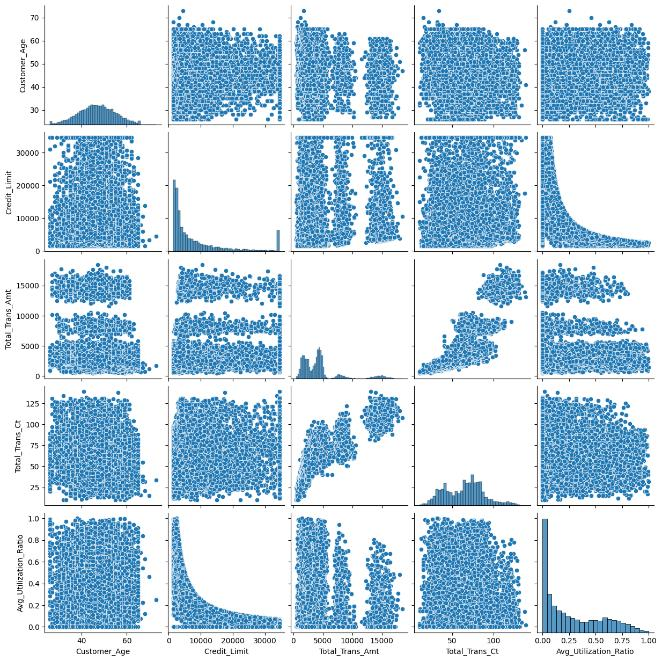
#> input picture MiniProject1/FIS_MiniProject_1/img/1.png, 662 x 661 px, given in place of 1.jpg, which was not available; the run also reads 2 pictures not shown here
$ jupyter execute --allow-errors fis_mp_2_3.ipynb   (shell and % lines are left out)   (text cells are left out)
#> lines starting #> are read from the running program, lines starting #| are printed output that depends on the picture; after the words box and inside, x2 and y2 are one past the last pixel; in counts of white or black regions, pixels touching at a corner belong together; pictures that were not available may be replaced by others from this repository, and a replacement may not be noted
[cell 1]
from PIL import Image, ImageDraw
import random

# [56 lines left out: function convertImageToBinary, not called in this run]

[cell 2]
from PIL import Image, ImageDraw
import random

def generate_noisy_images():
    """
    Generate noisy versions of a set of images and save them with new filenames.
    """
    image_paths = [
        "/content/1.jpg",
        "/content/2.jpg",
        "/content/3.jpg",
        "/content/4.jpg",
        "/content/5.jpg"
    ]

    for i, image_path in enumerate(image_paths, start=1):
        noisy_image_path = f"/content/noisy_{i}.jpg"
        apply_noise_to_image(image_path, noisy_image_path)
#> in apply_noise_to_image, image is the input picture: PIL image 662x661 RGB; mean R, G, B 190.4, 213.9, 228.5
        print(f"Noisy image saved: {noisy_image_path}")
#> pass 2 of the loop in generate_noisy_images, `for i, image_path in enumerate(image_paths, start=1):`:
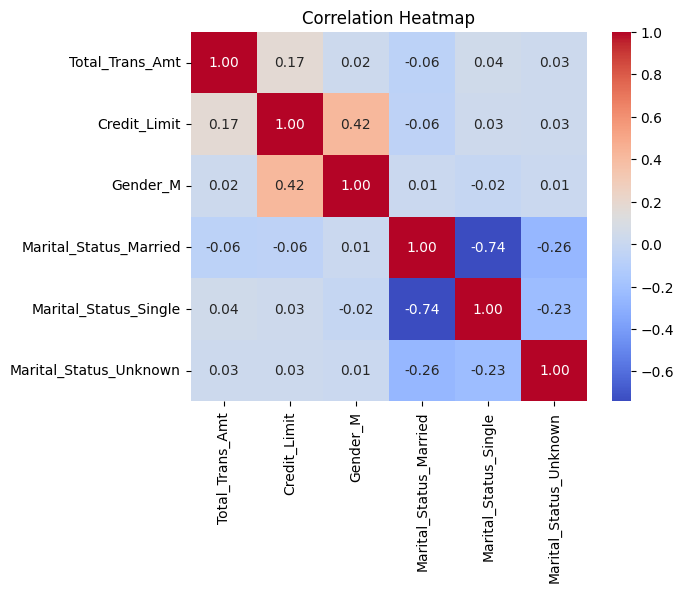
#> input picture MiniProject1/FIS_MiniProject_1/img/2.png, 684 x 592 px, given in place of 2.jpg, which was not available
#> in apply_noise_to_image, image is the input picture: PIL image 684x592 RGB; mean R, G, B 225.2, 217.4, 228.9
#> pass 3 of the loop in generate_noisy_images, `for i, image_path in enumerate(image_paths, start=1):`:
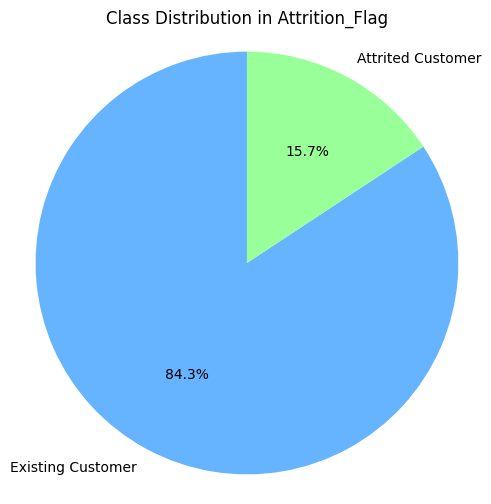
#> input picture MiniProject1/FIS_MiniProject_1/img/3.png, 491 x 504 px, given in place of 3.jpg, which was not available
#> in apply_noise_to_image, image is the input picture: PIL image 491x504 RGB; mean R, G, B 170.9, 216.7, 243.9
#> in apply_noise_to_image (call 3), `image.save(output_path, "JPEG")`:
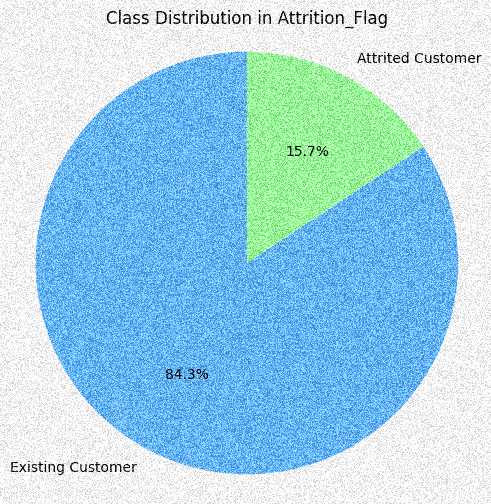
#> saved as noisy_3.jpg: PIL image 491x504 RGB; mean R, G, B 165.7, 210.3, 232.6
#> the loop made 5 passes; the first 3 are shown

def apply_noise_to_image(input_path, output_path, noise_factor=50):
    """
    Apply random noise to an image and save the modified version.

    Args:
        input_path (str): Path to the input image.
        output_path (str): Path to save the noisy image.
        noise_factor (int): Intensity of the noise added to the image.
    """
    # Open the input image
    image = Image.open(input_path)
    draw = ImageDraw.Draw(image)
    width, height = image.size
    pixels = image.load()

    for x in range(width):
        for y in range(height):
            noise = random.randint(-noise_factor, noise_factor)
            r, g, b = pixels[x, y]

            # Apply noise and keep values in the valid range (0-255)
            r = max(0, min(255, r + noise))
            g = max(0, min(255, g + noise))
            b = max(0, min(255, b + noise))

            draw.point((x, y), (r, g, b))

    # Save the modified image
    image.save(output_path, "JPEG")
    del draw  # Clean up

# Generate and save noisy images
generate_noisy_images()

[cell 3]
import numpy as np
import matplotlib.pyplot as plt
from PIL import Image

class HammingNetwork:
    # [31 lines left out: functions __init__, match, not called in this run]

def load_and_preprocess_image(filepath, size=(96, 96)):
    """
    Loads and preprocesses an image for the Hamming Network.

    Parameters:
        filepath: str, path to the image file.
        size: tuple, dimensions to resize the image to.

    Returns:
        np.array: Binary representation of the image (0s and 1s).
    """
    # Load the image
    img = Image.open(filepath).convert("L")  # Convert to grayscale
    img = img.resize(size)  # Resize to 96x96
    # Convert to binary (thresholding)
    binary_img = np.array(img) > 75  # Threshold at 75
    return binary_img.astype(np.int8)  # Convert to 0s and 1s

# Paths to clean and noisy images
clean_image_paths = ["/content/1.jpg", "/content/2.jpg", "/content/3.jpg", "/content/4.jpg", "/content/5.jpg"]
#> clean_image_paths = ['/content/1.jpg', '/content/2.jpg', '/content/3.jpg', '/content/4.jpg', '/content/5.jpg']
noisy_image_path = "noisy1.jpg"

# Load and preprocess images
clean_images = [load_and_preprocess_image(path) for path in clean_image_paths]
#> in load_and_preprocess_image, `binary_img = np.array(img) > 75`: binary_img: shape (96, 96) bool; every value is 1
#> call 2 of load_and_preprocess_image, with filepath = '/content/2.jpg', size = (96, 96)
#> in load_and_preprocess_image (call 2), `binary_img = np.array(img) > 75`:
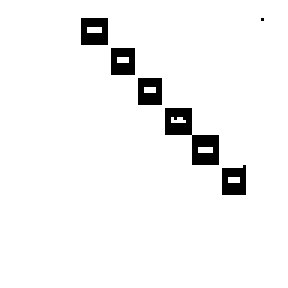
#> binary_img: shape (96, 96) bool (shown 3 times larger); 95.5% white; 6 black regions (1 under 20 px), largest, box (x1, y1, x2, y2) and area: (55, 36, 73, 55) 153, (27, 6, 36, 15) 71, (74, 55, 82, 65) 65, (37, 16, 45, 25) 64, (46, 26, 54, 35) 64
#> call 3 of load_and_preprocess_image, with filepath = '/content/3.jpg', size = (96, 96)
#> in load_and_preprocess_image (call 3), `img = img.resize(size)`:
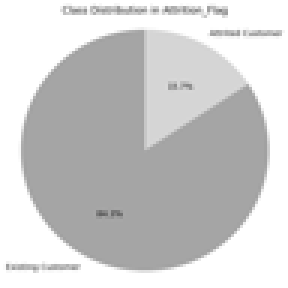
#> img: PIL image 96x96 L (shown 3 times larger); min 100, max 255, mean 206.2
#> call 4 of load_and_preprocess_image, with filepath = '/content/4.jpg', size = (96, 96)
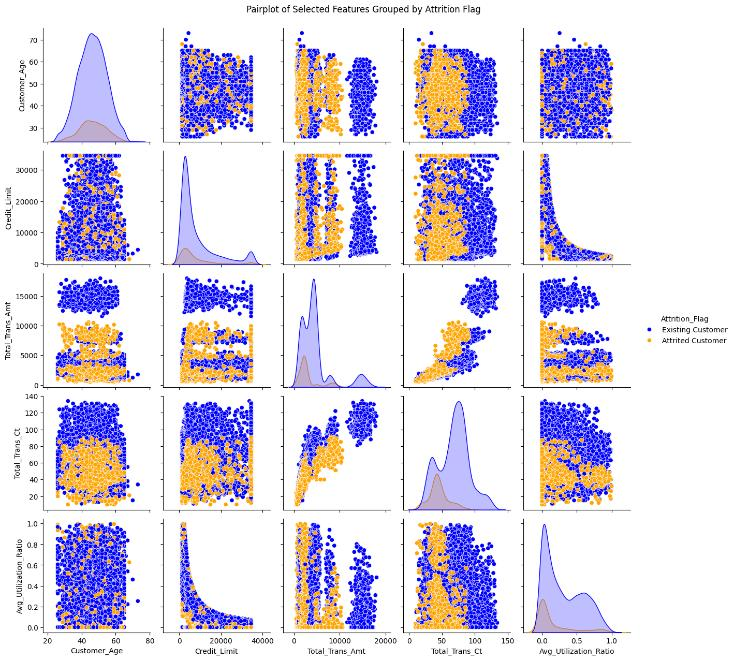
#> input picture MiniProject1/FIS_MiniProject_1/img/4.png, 734 x 660 px, given in place of 4.jpg, which was not available
#> in load_and_preprocess_image (call 4), `img = img.resize(size)`:
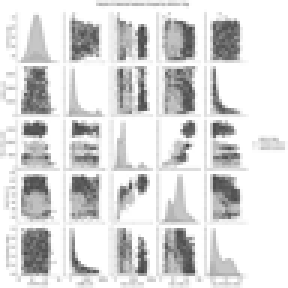
#> img: PIL image 96x96 L (shown 3 times larger); min 62, max 255, mean 219.2
#> in load_and_preprocess_image (call 4), `binary_img = np.array(img) > 75`:
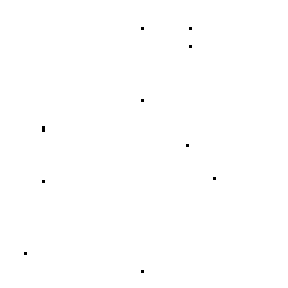
#> binary_img: shape (96, 96) bool (shown 3 times larger); 99.9% white; black in thin lines or dots, all inside (x1, y1, x2, y2) = (8, 9, 72, 91)
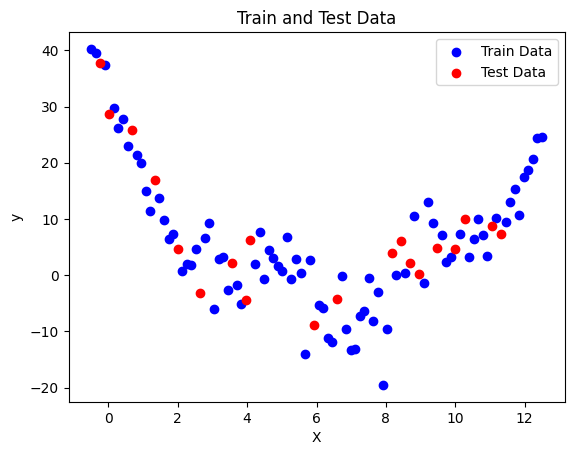
#> input picture MiniProject1/FIS_MiniProject_1/img/5.png, 574 x 455 px, given in place of 5.jpg, which was not available
#> in load_and_preprocess_image (call 5), `img = Image.open(filepath).convert("L")`:
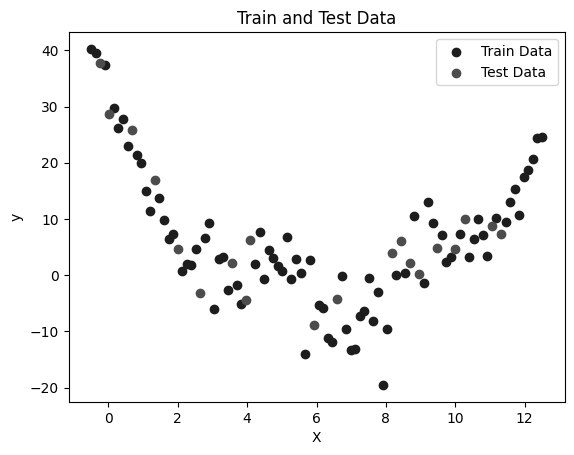
#> img: PIL image 574x455 L; min 0, max 255, mean 245.4
#> in load_and_preprocess_image (call 5), `img = img.resize(size)`:
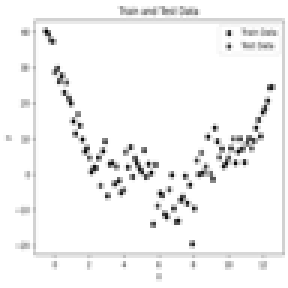
#> img: PIL image 96x96 L (shown 3 times larger); min 4, max 255, mean 244.9
#> in load_and_preprocess_image (call 5), `binary_img = np.array(img) > 75`:
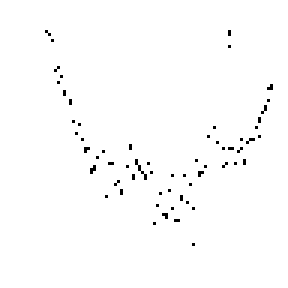
#> binary_img: shape (96, 96) bool (shown 3 times larger); 98.9% white; black in thin lines or dots, all inside (x1, y1, x2, y2) = (15, 10, 91, 82)
#> clean_images = 5 items
#> (the rest of this cell did not finish here and is left out)

[cell 4]
def generateMissingPointImages():
    # List of image file paths
    image_paths = [
        "/content/1.jpg",
        "/content/2.jpg",
        "/content/3.jpg",
        "/content/4.jpg",
        "/content/5.jpg"
    ]

    for i, image_path in enumerate(image_paths, start=1):
        missing_point_path = f"/content/MissingPoint{i}.jpg"
        getNoisyBinaryImage(image_path, missing_point_path)
        print(f"Noisy image for {image_path} generated and saved as {missing_point_path}")

def getNoisyBinaryImage(input_path, output_path):
    """
    Add noise to an image and save it as a new file.

    Args:
        input_path (str): The file path to the input image.
        output_path (str): The file path to save the noisy image.
    """
    # Open the input image.
    image = Image.open(input_path)

    # Create a drawing tool for manipulating the image.
    draw = ImageDraw.Draw(image)

    # Determine the image's width and height in pixels.
    width = image.size[0]
    height = image.size[1]

    # Load pixel values for the image.
    pix = image.load()

    # Define a factor for introducing noise.
    noise_factor = 500

    # Loop through all pixels in the image.
    for i in range(width):
        for j in range(height):
            # Generate a random noise value within the specified factor.
            rand = random.randint(0, noise_factor)

            # Add the noise to the Red, Green, and Blue (RGB) values of the pixel.
            red = pix[i, j][0] + rand
            green = pix[i, j][1] + rand
            blue = pix[i, j][2] + rand

            # Ensure that RGB values stay within the valid range (0-255).
            if red < 0:
                red = 0
            if green < 0:
                green = 0
            if blue < 0:
                blue = 0

            # Set the pixel color accordingly.
            draw.point((i, j), (red, green, blue))

    # Save the noisy image as a file.
    image.save(output_path, "JPEG")

    # Clean up the drawing tool.
    del draw

# Generate noisy images and save them
generateMissingPointImages()
#> in generateMissingPointImages, `image_paths = [ "/content/1.jpg", "/content/2.jpg", "/content/3.jpg", ..`: image_paths has the same summary as clean_image_paths outside generateMissingPointImages
#> in generateMissingPointImages, `missing_point_path = f"/content/MissingPoint{i}.jpg"`: missing_point_path = '/content/MissingPoint1.jpg'
#> in getNoisyBinaryImage, `image.save(output_path, "JPEG")`:
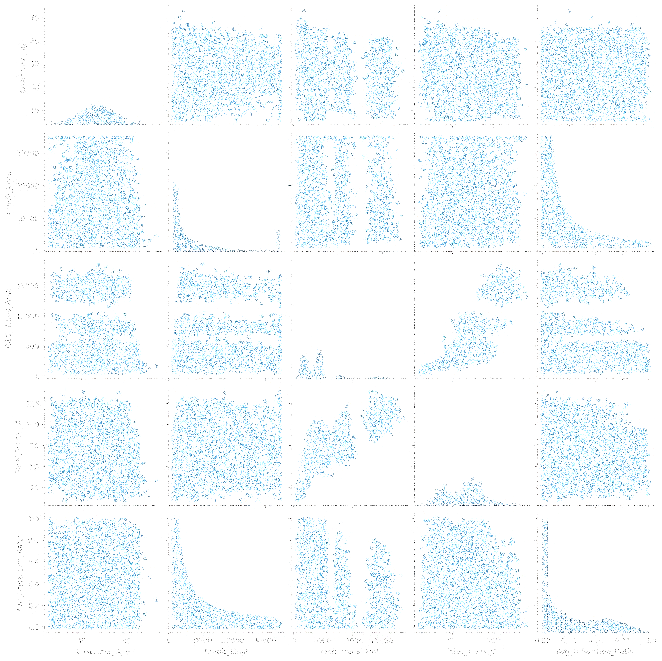
#> saved as MissingPoint1.jpg: PIL image 662x661 RGB; mean R, G, B 244.3, 250.1, 252.5
#| Noisy image for /content/1.jpg generated and saved as /content/MissingPoint1.jpg
#> pass 2 of the loop in generateMissingPointImages, `for i, image_path in enumerate(image_paths, start=1):`:
#> missing_point_path = '/content/MissingPoint2.jpg'
#> in getNoisyBinaryImage (call 2), `image.save(output_path, "JPEG")`:
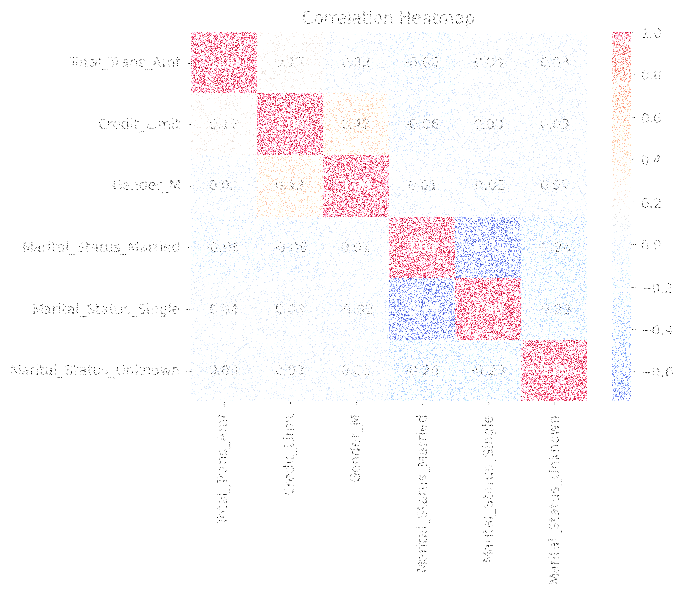
#> saved as MissingPoint2.jpg: PIL image 684x592 RGB; mean R, G, B 251.9, 248.9, 250.7
#| Noisy image for /content/2.jpg generated and saved as /content/MissingPoint2.jpg
#> pass 3 of the loop in generateMissingPointImages, `for i, image_path in enumerate(image_paths, start=1):`:
#> missing_point_path = '/content/MissingPoint3.jpg'
#> in getNoisyBinaryImage (call 3), `image.save(output_path, "JPEG")`:
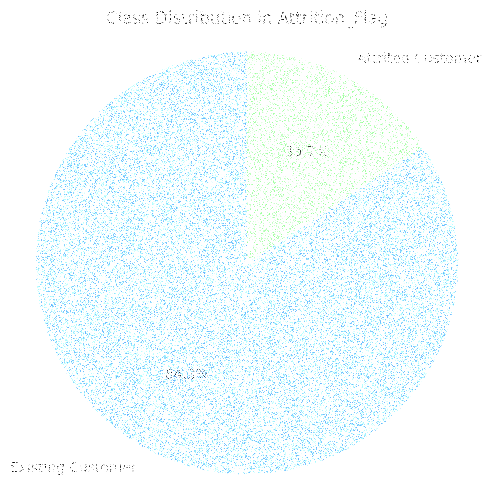
#> saved as MissingPoint3.jpg: PIL image 491x504 RGB; mean R, G, B 242.5, 251.8, 253.7
#| Noisy image for /content/3.jpg generated and saved as /content/MissingPoint3.jpg
#> the loop made 5 passes; the first 3 are shown

[cell 5]
def load_and_preprocess_image(filepath, size=(96, 96)):
    """
    Loads and preprocesses an image for the Hamming Network.

    Parameters:
        filepath: str, path to the image file.
        size: tuple, dimensions to resize the image to.

    Returns:
        np.array: Binary representation of the image (0s and 1s).
    """
    # Load the image
    img = Image.open(filepath).convert("L")  # Convert to grayscale
    img = img.resize(size)  # Resize to 96x96
    # Convert to binary (thresholding)
    binary_img = np.array(img) > 75  # Threshold at 75
    return binary_img.astype(np.int8)  # Convert to 0s and 1s


# Paths to clean and noisy images
clean_image_paths = ["/content/1.jpg", "/content/2.jpg", "/content/3.jpg", "/content/4.jpg", "/content/5.jpg"]
missing_point_path = "MissingPoint5.jpg"

# Load and preprocess images
clean_images = [load_and_preprocess_image(path) for path in clean_image_paths]
